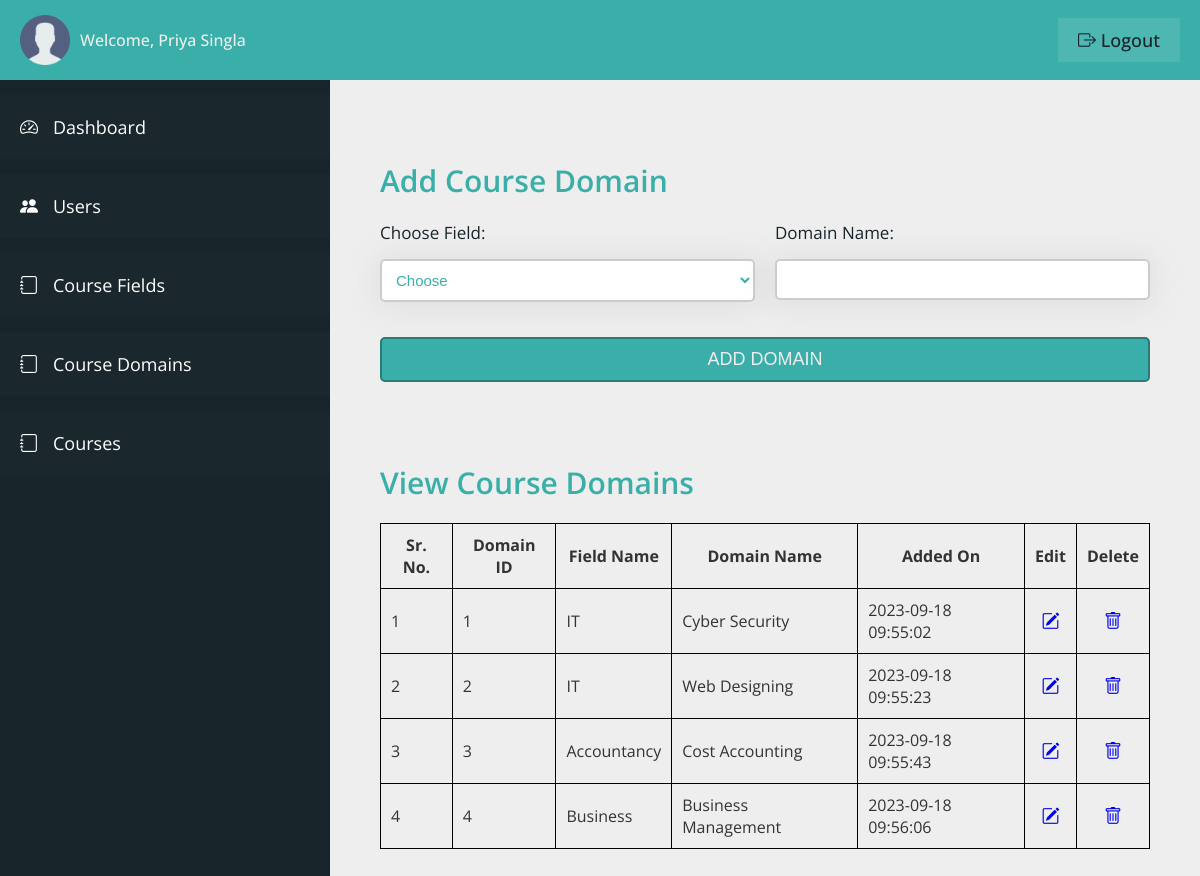
Page /admin/course-domains.php (signed in) on the earlier database version.
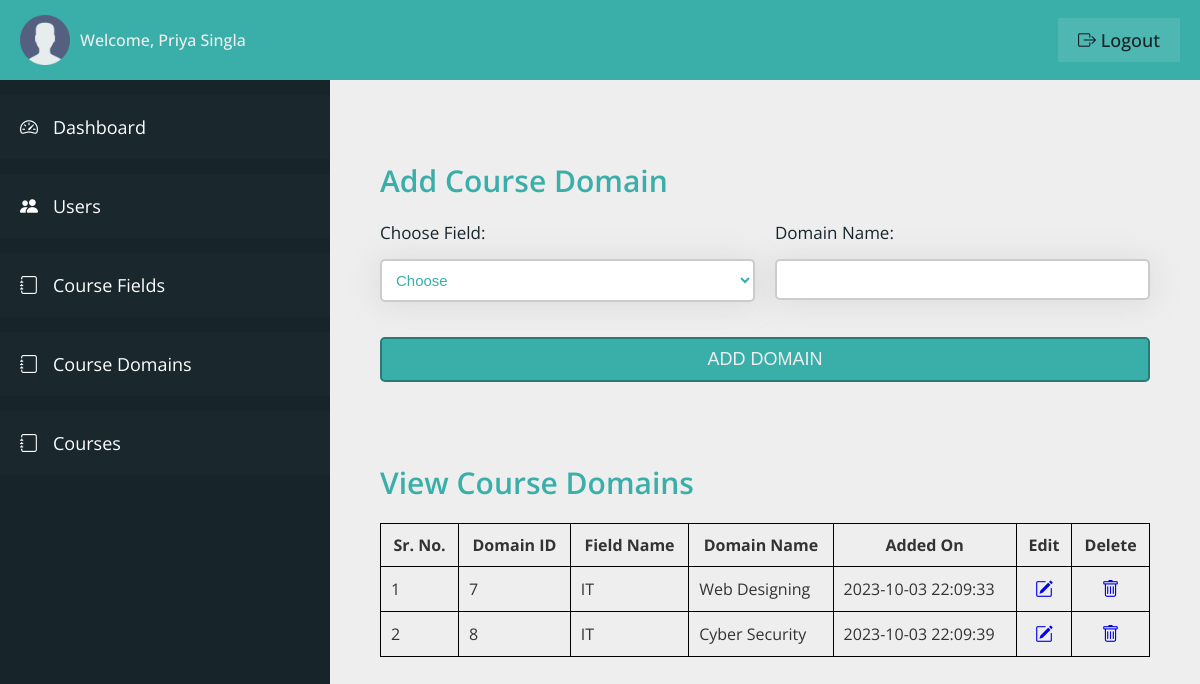
Same page on the later database version.
### tables this page shows
CREATE TABLE `admin_table` (
  `admin_id` int(11) NOT NULL,
  `admin_first_name` varchar(100) NOT NULL,
  `admin_last_name` varchar(100) NOT NULL,
  `admin_email` varchar(100) NOT NULL,
  `admin_password` varchar(100) NOT NULL
);

CREATE TABLE `course_domain` (
  `domain_id` int(11) NOT NULL,
  `domain_field` varchar(100) NOT NULL,
  `domain_name` varchar(100) NOT NULL,
  `added_on` datetime NOT NULL DEFAULT current_timestamp()
);

### admin/course-domains.php (the view, shortened to what this page needs)
<?php
include "../connection.php";
?>
<!DOCTYPE html>
<html lang="en">
<head>
    <link rel="stylesheet" href="css/style.css">
    <link rel="stylesheet" href="https://cdn.jsdelivr.net/npm/bootstrap-icons@1.11.0/font/bootstrap-icons.css">
</head>
<body>
    <div class="container">
        <header class="header">
            <div class="header__left">
                <img src="../img/user.png" class="admin__header-user" alt="Admin">
                <span class="header__admin-name">Welcome,
                    <?php
                    $q = "SELECT * FROM admin_table WHERE admin_id = '" . $_SESSION['adminIdVce'] . "'";
                    $r = mysqli_query($con, $q);
                    if (mysqli_num_rows($r) > 0) {
                        $row = mysqli_fetch_array($r);
                        echo $row['admin_first_name'] . ' ' . $row['admin_last_name'];
                    }
                    ?>
                </span>
            </div>
            <div class="header__right">
                <a href="logout.php" class="header__admin-logout"><i class="bi bi-box-arrow-right"></i> logout</a>
            </div>
        </header>
        <section class="sidebar">
            <ul class="sidebar__items">
                <a href="dashboard.php" class="sidebar__item-link">
                    <li class="sidebar__item">
                        <i class="bi bi-speedometer2"></i>
                        <span>Dashboard</span>
                    </li>
                </a>
                <a href="users.php" class="sidebar__item-link">
                    <li class="sidebar__item">
                        <i class="bi bi-people-fill"></i>
                        <span>Users</span>
                    </li>
                </a>
                <a href="course-fields.php" class="sidebar__item-link">
                    <li class="sidebar__item">
                        <i class="bi bi-journal"></i>
                        <span>Course Fields</span>
                    </li>
                </a>
                <a href="course-domains.php" class="sidebar__item-link">
                    <li class="sidebar__item">
                        <i class="bi bi-journal"></i>
                        <span>Course Domains</span>
                    </li>
                </a>
                <a href="courses.php" class="sidebar__item-link">
                    <li class="sidebar__item">
                        <i class="bi bi-journal"></i>
                        <span>Courses</span>
                    </li>
                </a>
            </ul>
        </section>
        <main class="main__content">
            <div class="login-container-2">
                <form action="<?php echo htmlspecialchars($_SERVER['PHP_SELF']) ?>" method="post" class="login__form">
                    <h3 class="heading-3">Add Course Domain</h3>
                    <div class="input">
                        <label class="label__text">Choose Field:</label>
                        <select name="f_name" class="input__box" required>
                            <option selected disabled hidden>Choose</option>
                        </select>
                    </div>
                    <div class="input">
                        <label class="label__text">Domain Name:</label>
                        <input type="text" class="input__box" name="d_name" required>
                    </div>
                    <div class="input input__btn">
                        <input type="submit" value="Add Domain" class="btn" name="add_domain">
                    </div>
                </form>
            </div>
            <div class="view__container">
                <h3 class="heading-3">View Course Domains</h3>
                <div class="table__container">
                    <table class="table">
                        <thead>
                            <th>Sr. No.</th>
                            <th>Domain ID</th>
                            <th>Field Name</th>
                            <th>Domain Name</th>
                            <th>Added On</th>
                            <th>Edit</th>
                            <th>Delete</th>
                        </thead>
                        <tbody>
                            <?php
                            $q1 = "Select * from course_domain";
                            $r1 = mysqli_query($con, $q1);
                            $count = 1;
                            while ($row1 = mysqli_fetch_array($r1)) { ?>
                                <tr>
                                    <td><?php echo $count; ?></td>
                                    <td><?php echo $row1['domain_id']; ?></td>
                                    <td><?php echo $row1['domain_field']; ?></td>
                                    <td><?php echo $row1['domain_name']; ?></td>
                                    <td><?php echo $row1['added_on']; ?></td>
                                    <td style="text-align: center;font-size:1.8rem;">
                                        <a href="course-domains-edit.php?did=<?php echo $row1['domain_id']; ?>">
                                            <i class="bi bi-pencil-square"></i>
                                        </a>
                                    </td>
                                    <td style="text-align: center;font-size:1.8rem;">
                                        <a onclick="return confirm('Are you sure you want to delete this item?');" href="course-domains-delete.php?did=<?php echo $row1['domain_id']; ?>">
                                            <i class="bi bi-trash"></i>
                                        </a>
                                    </td>
                                </tr>
                            <?php
                                $count++;
                            }
                            ?>
                        </tbody>
                    </table>
                </div>
            </div>
        </main>
    </div>
</body>
</html>

### admin/css/style.css (style rules this page uses)
:root { --color-primary: #3aafa9; --color-primary-dark: #2b7a78; --color-primary-light: #def2f1; --color-secondary: #17252a; --color-secondary-dark: #101a1d; --color-secondary-light: #377084; --color-grey-light-1: #999; --color-grey-light-2: #ccc; --color-grey-light-3: #eee; --color-grey-dark-1: #242424; --color-grey-dark-2: #333; --color-grey-dark-3: #474747; --color-white: #fff; --font-default: "Open Sans", sans-serif; }
*, *::before, *::after { margin: 0; padding: 0; box-sizing: inherit; }
html { font-size: 62.5%; box-sizing: border-box; }
body { color: var(--color-grey-dark-2); font-family: var(--font-default); }
.container { height: 100vh; display: grid; grid-template-columns: 33rem 1fr; grid-template-rows: 8rem calc(100vh - 8rem); }
.header { grid-column: 1 / -1; background-color: var(--color-primary); display: flex; align-items: center; justify-content: space-between; padding: 0 2rem; }
.header__left { display: flex; align-items: center; gap: 1rem; }
.admin__header-user { width: 5rem; }
.header__admin-name { font-size: 1.6rem; color: var(--color-grey-light-3); font-weight: 500; }
.header__admin-logout:link, .header__admin-logout:visited { font-size: 1.8rem; color: var(--color-secondary); background-color: rgba(255, 255, 255, 0.1); text-decoration: none; text-transform: capitalize; font-weight: 500; padding: 1rem 2rem; transition: all 0.2s; }
.sidebar { background-color: var(--color-secondary); overflow-y: scroll; padding-top: 1.5rem; scroll-behavior: smooth; }
.sidebar__item { padding: 2rem; background-color: rgba(255, 255, 255, 0.01); margin-bottom: 1.5rem; display: flex; gap: 1.5rem; transition: all 0.2s; }
.sidebar__item-link:link, .sidebar__item-link:visited { color: var(--color-white); text-decoration: none; font-size: 1.8rem; }
.main__content { background-color: var(--color-grey-light-3); padding: 8rem 5rem; overflow-y: scroll; scroll-behavior: smooth; }
.login__form { display: grid; grid-template-columns: repeat(2, 1fr); grid-column-gap: 2rem; }
.heading-3 { font-size: 3rem; font-weight: 600; color: var(--color-primary); margin-bottom: 2rem; grid-column: 1 / -1; }
.input__btn { grid-column: 1 / -1; }
.input { display: flex; flex-direction: column; gap: 1.5rem; }
.label__text { font-size: 1.7rem; font-weight: 400; color: var(--color-secondary); }
.input__box { padding: 1rem; border: 2px solid var(--color-grey-light-2); border-radius: 5px; background-color: var(--color-white); color: var(--color-primary); box-shadow: 0px 0.2rem 3rem 0.2rem rgba(156, 156, 156, 0.2); font-size: 1.5rem; margin-bottom: 2rem; }
.btn { padding: 1rem; font-size: 1.8rem; text-transform: uppercase; font-weight: 500; margin-top: 1.5rem; background-color: var(--color-primary); border: 2px solid var(--color-primary-dark); color: var(--color-grey-light-3); border-radius: 5px; cursor: pointer; }
.view__container { margin-top: 8rem; }
.table { border-collapse: collapse; font-size: 1.6rem; width: 100%; }
th, td { border: 1px solid #000; padding: 1rem; }

Differences in the rows shown:
removed course_domain: domain_id "1", domain_field "IT", domain_name "Cyber Security", added_on "2023-09-18 09:55:02"
removed course_domain: domain_id "2", domain_field "IT", domain_name "Web Designing", added_on "2023-09-18 09:55:23"
removed course_domain: domain_id "3", domain_field "Accountancy", domain_name "Cost Accounting", added_on "2023-09-18 09:55:43"
removed course_domain: domain_id "4", domain_field "Business", domain_name "Business Management", added_on "2023-09-18 09:56:06"
added course_domain: domain_id "7", domain_field "IT", domain_name "Web Designing", added_on "2023-10-03 22:09:33"
added course_domain: domain_id "8", domain_field "IT", domain_name "Cyber Security", added_on "2023-10-03 22:09:39"
